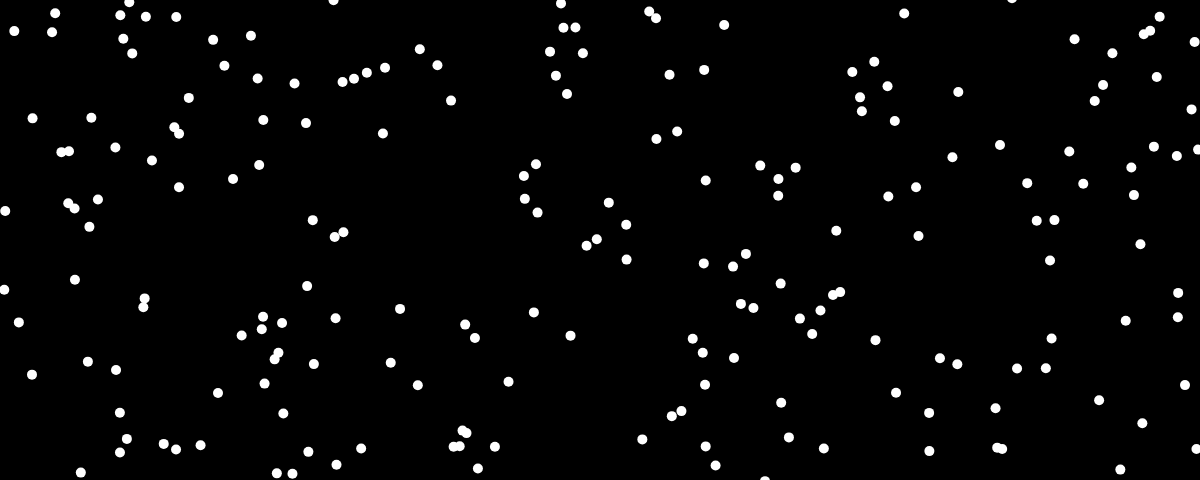
Frame 1 (no input)
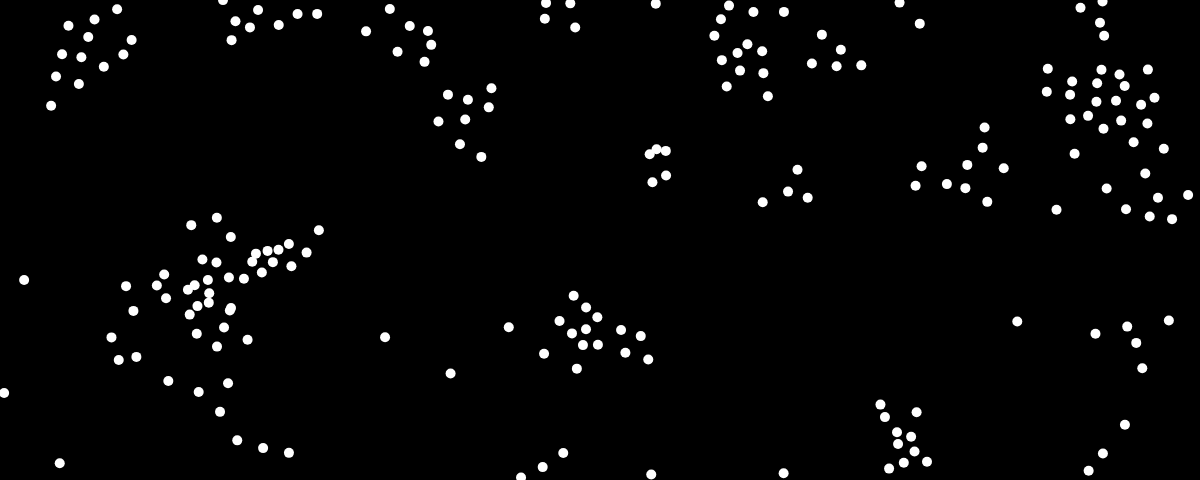
Frame 60 (no input)
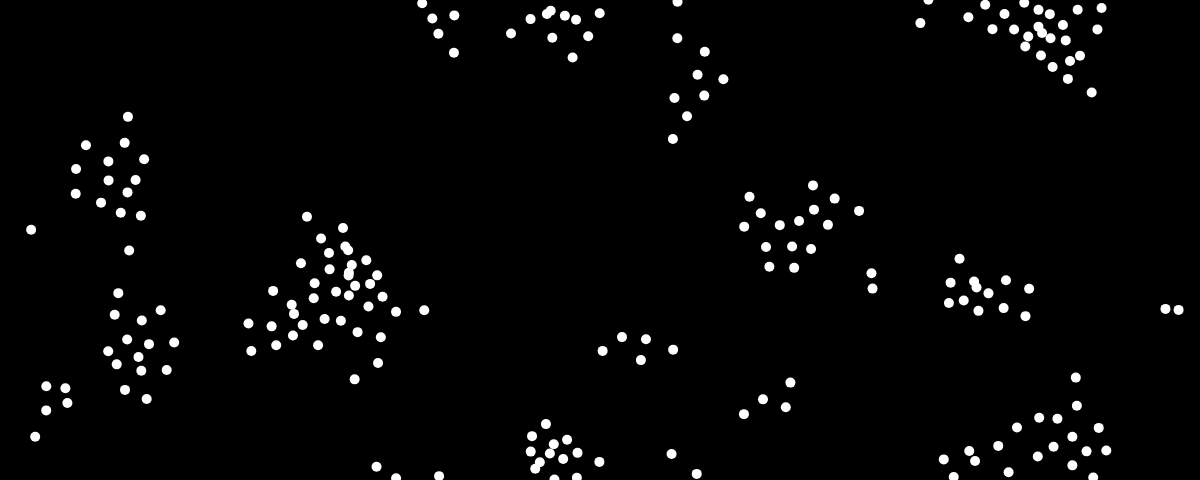
Frame 120 (the mouse pressed at the canvas centre since frame 60)

The p5.js sketch that drew these frames (run headless with seeded random() and noise() and a simulated clock; from frame 60 on, the mouse is pressed at the canvas centre):

// p5.js sketch
// ── sketch.js
const flock = [];

let alignSlider, cohesionSlider, separationSlider;

function setup() {


    createCanvas(1200, 480);
    alignSlider = createSlider(0, 2, 1.5, 0.1);
    alignSlider.position(20, 500);
    cohesionSlider = createSlider(0, 2, 1, 0.1);
    cohesionSlider.position(520, 500);
    separationSlider = createSlider(0, 2, 2, 0.1);
    separationSlider.position(920, 500);

    text('red', alignSlider.x * 2 + alignSlider.width, 500);
    text('green', cohesionSlider.x * 2 + cohesionSlider.width, 500);
    text('blue', separationSlider.x * 2 + separationSlider.width, 500);


    for (let i = 0; i < 200; i++) {
        flock.push(new Boid());
    }
}

function draw() {
    background(0);

    for (let boid of flock) {
        boid.edges();
        boid.flock(flock);
        boid.update();
        boid.show();
    }

}

// ── boid.js
class Boid {
    constructor() {
        this.position = createVector(random(width), random(height));
        this.velocity = p5.Vector.random2D();
        this.velocity.setMag(random(2, 4));
        this.acceleration = createVector();
        this.maxForce = 0.2;
        this.maxSpeed = 4;
    }

    edges() {
        if (this.position.x > width) {
            this.position.x = 0;
        }
        else if (this.position.x < 0) {
            this.position.x = width;
        }
        if (this.position.y > height) {
            this.position.y = 0;
        }
        else if (this.position.y < 0) {
            this.position.y = height;
        }
    }

    align(boids) {
        let perceptionRadius = 25;
        let steering = createVector();
        let total = 0;
        for (let other of boids) {
            let d = dist(this.position.x, this.position.y, other.position.x, other.position.y);
            if (other != this && d < perceptionRadius) {
                steering.add(other.velocity);
                total++;
            }
        }
        if (total > 0) {
            steering.div(total);
            steering.setMag(this.maxSpeed);
            steering.sub(this.velocity);
            steering.limit(this.maxForce);


        }
        return steering;

    }

    cohesion(boids) {
        let perceptionRadius = 50; //Radius of the flocks, defines how many boids form flocks.(Cohesion)
        let steering = createVector();
        let total = 0;
        for (let other of boids) {
            let d = dist(this.position.x, this.position.y, other.position.x, other.position.y);
            if (other != this && d < perceptionRadius) {
                steering.add(other.position);
                total++;
            }
        }
        if (total > 0) {
            steering.div(total);
            steering.sub(this.position);
            steering.setMag(this.maxSpeed);
            steering.sub(this.velocity);
            steering.limit(this.maxForce);


        }
        return steering;

    }

    separation(boids) {
        let perceptionRadius = 24;
        let steering = createVector();
        let total = 0;
        for (let other of boids) {
            let d = dist(this.position.x, this.position.y, other.position.x, other.position.y);
            if (other != this && d < perceptionRadius) {
                let diff = p5.Vector.sub(this.position, other.position);
                diff.div(d * d);//inversly propotional to distance 
                steering.add(diff);
                // steering.add(other.position);
                total++;
            }
        }
        if (total > 0) {
            steering.div(total);
            steering.setMag(this.maxSpeed);
            steering.sub(this.velocity);
            steering.limit(this.maxForce);


        }
        return steering;

    }
    flock(boids) {

        let alignment = this.align(boids);
        let cohesion = this.cohesion(boids);
        let separation = this.separation(boids);

        separation.mult(separationSlider.value());
        cohesion.mult(cohesionSlider.value());
        alignment.mult(alignSlider.value());



        this.acceleration.add(separation);
        this.acceleration.add(alignment);
        this.acceleration.add(cohesion);
        
    }


    update() {
        this.position.add(this.velocity);
        this.velocity.add(this.acceleration);
        this.velocity.limit(this.maxSpeed);
        this.acceleration.mult(0);
    }


    show() {
        strokeWeight(10);
        stroke(255);
        point(this.position.x, this.position.y);
    }


}
